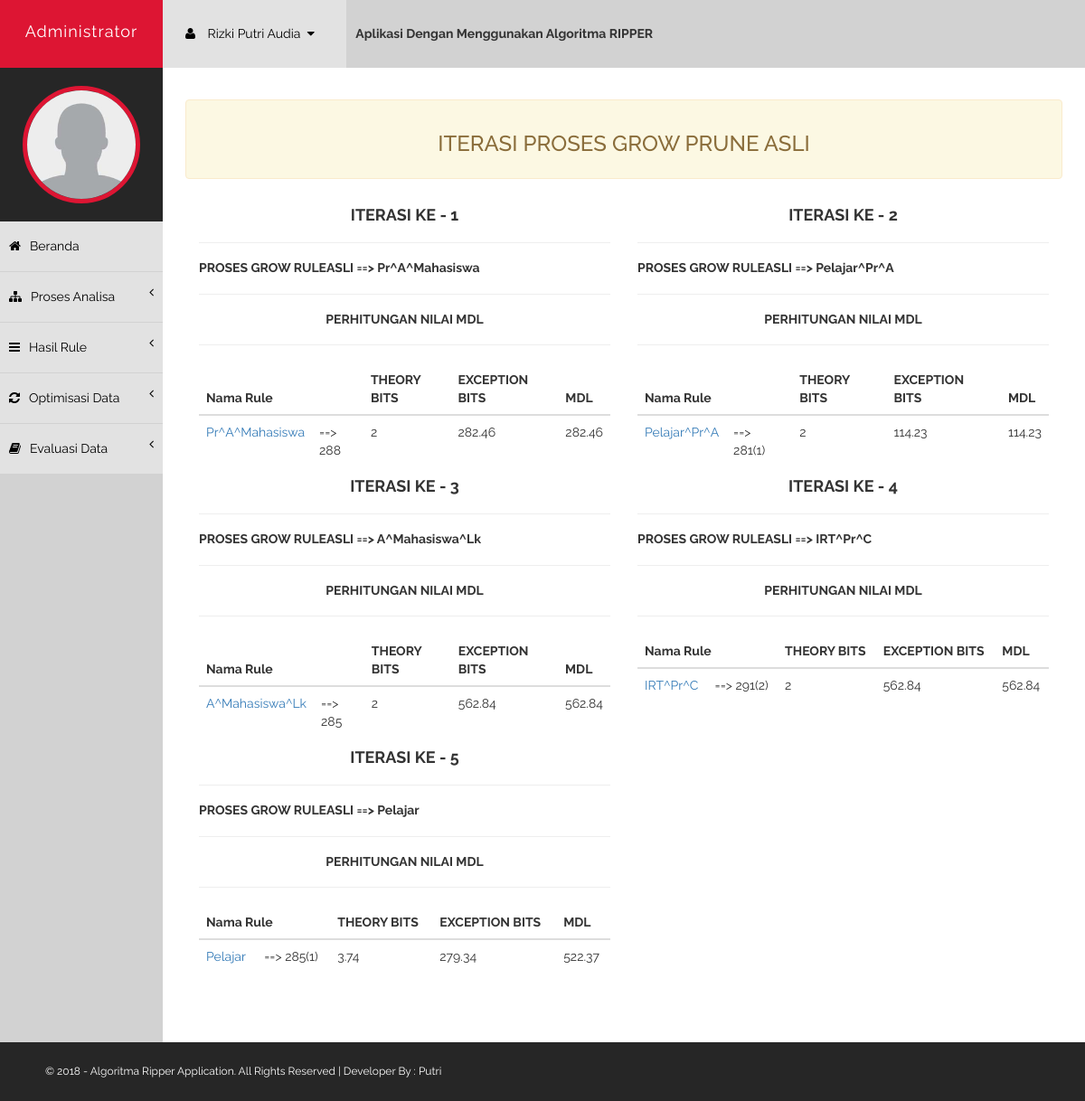
/dashboard/index.php?menu=growasli&tahun=2016 (signed in), run on the app's committed database.
### tables this page shows
CREATE TABLE `user` (
  `id_user` int(4) NOT NULL,
  `username` varchar(50) NOT NULL,
  `password` varchar(50) NOT NULL,
  `nama_lengkap` varchar(100) NOT NULL,
  `jk` varchar(20) NOT NULL,
  `active` double NOT NULL DEFAULT '1',
  `last_login` timestamp NOT NULL DEFAULT CURRENT_TIMESTAMP
);

CREATE TABLE `ruleasli` (
  `id_rule` int(4) NOT NULL,
  `nama_rule` varchar(100) NOT NULL,
  `variabel_item` varchar(100) NOT NULL,
  `data_positif` int(4) NOT NULL,
  `data_negatif` int(4) NOT NULL,
  `data_pasal_positif` int(4) NOT NULL,
  `data_pasal_negatif` int(4) NOT NULL,
  `r0` varchar(30) NOT NULL,
  `gain` varchar(20) NOT NULL,
  `maksimal` int(10) NOT NULL,
  `label` varchar(20) NOT NULL,
  `pasal` varchar(10) NOT NULL DEFAULT '283',
  `tahun` int(4) NOT NULL DEFAULT '283',
  `iterasi` int(1) NOT NULL,
  `status` double NOT NULL DEFAULT '0'
);

### dashboard/growasli.php (the view, shortened to what this page needs)
<div id="page-wrapper" class="page-wrapper-cls">
    <div id="page-inner">
        <div class="row">
            <div class="col-md-12">
                <div class="alert alert-warning">
                    <h3 align="center">ITERASI PROSES GROW PRUNE ASLI</h3>
                </div>
<?php
$tahun=$_GET['tahun'];
include "../koneksi.php";
mysqli_query($connect, "DELETE FROM ruleasli WHERE tahun='$tahun'");
mysqli_query($connect, "DELETE FROM ruleasli WHERE tahun='0'");
mysqli_query($connect, "DELETE FROM hasil_rule WHERE tahun='0'");
mysqli_query($connect, "DELETE FROM hasil_rule WHERE tahun='$tahun' AND label='Grow / Prune Asli'");
    $no=1;
    $cekpasalberlaku=mysqli_query($connect,"SELECT * FROM rule WHERE status='1' AND tahun='$tahun'");
    while($pasalberlaku=mysqli_fetch_array($cekpasalberlaku)) {
        $pasalbaru=$pasalberlaku['pasal'];
        $rule=$pasalberlaku['nama_rule'];
        $a=$pasalberlaku['data_positif'];
        $b=$pasalberlaku['data_negatif'];
        $c=$pasalberlaku['data_pasal_positif'];
        $d=$pasalberlaku['data_pasal_negatif'];
        $labelbaru="pasalke".$no;
            mysqli_query($connect,"INSERT INTO ruleasli (label,pasal,tahun,iterasi,nama_rule,status,data_positif,data_negatif,data_pasal_positif,data_pasal_negatif) values ('$labelbaru','$pasalbaru','$tahun','$no','$rule','1','$a','$b','$c','$d')");
        $no++;
    }
$iterasi=mysqli_query($connect, "SELECT * FROM ruleasli WHERE tahun='$tahun'");
while ($dataiterasi=mysqli_fetch_array($iterasi)) { $itr=$dataiterasi['iterasi']; }
for ($i=1;$i<$itr+1;$i++) {
echo "<div class='table-responsive col-md-6' style='height:300px;'><center><h4><b> ITERASI KE - "; echo $i; echo "</b></h3></center><hr>";
$cek2=mysqli_query($connect, "SELECT * FROM ruleasli WHERE iterasi='$i' AND tahun='$tahun'");
$datacek2=mysqli_fetch_array($cek2);echo "<h5><b>PROSES GROW RULEASLI ==> ";
echo $datacek2['nama_rule'];
echo "</b></h5><hr>";
echo "<center><h5><b>PERHITUNGAN NILAI MDL</b></h5></center><hr>";
                        echo "<table class='table table-hover'>
                            <thead>
                            <tr>
                                <th colspan='2'>Nama Rule</th>
                                <th>THEORY BITS</th>
                                <th>EXCEPTION BITS</th>
                                <th>MDL</th>
                            </tr></thead><tbody>";
                        $a=mysqli_query($connect, "SELECT * FROM ruleasli WHERE status='1' AND tahun='$tahun' AND iterasi='$i'");
                            while ($b=mysqli_fetch_array($a)) {
                            $nama_rule=$b['nama_rule'];
                            $iterasi=$b['iterasi'];
                            $pasalbaru=$b['pasal'];
                            $hit=mysqli_query($connect, "SELECT * FROM datareal WHERE tahun='$tahun'");
                            $n=mysqli_num_rows($hit);
                            $r=$b['data_pasal_positif']+1+$b['data_pasal_negatif']+1;
                            $fp=$b['data_pasal_positif'];
                            $fn=$b['data_negatif']+1;
                            $log=0.69314718055994530942;
                            $k=3;
                            $p=$k/3; $ntot=$n-$r;
                            $explode=explode("^",$nama_rule);
                            $sizeof=sizeof($explode);
                            if ($sizeof==1) {
                                $theory=3.74;
                            }
                            if ($sizeof==3) {
                                $theory=2;
                            }
                                echo "<tr>";
                                    echo "<td><a title='Jumlah data terpenuhi (r) : $r data, false negatif (fn) : $fn data, false positif (fp) : $fp data, (n - r) : $n - $r = $ntot data'>"; echo $b['nama_rule']; echo "</a></td>";
                                    echo "<td>==> "; echo $b['pasal']; echo "</td>";
                                    echo "<td>"; echo $theory; number_format(($k+(-$k)*$log*$p-(3-$k)*$log*(1-$p)),2); echo "</td>";
                                    echo "<td>"; echo $exception=number_format(($log*($r/$fp)+$log*($ntot/$fn)),2); echo "</td>";
                                    echo "<td>"; echo $mdl=number_format((0.5*$theory*$exception),2); echo "</td>";
                                echo "</tr>";
                        mysqli_query($connect,"INSERT INTO hasil_rule (nama_rule,theory,exception,mdl,iterasi,label,tahun,pasal) values ('$nama_rule','$theory','$exception','$mdl','$iterasi','Grow / Prune Asli','$tahun','$pasalbaru')");
                        }
                           echo "</tbody></table>";
    echo "</div>";
}
?>
            </div>
        </div>
    </div>
</div>

### dashboard/index.php (shortened to what this page needs)
<?php
if(!isset($_SESSION['id_user'])){
echo"<script>document.location.href='../index.php'</script>";
}
else {
include "../koneksi.php";
$q=mysqli_query($connect, "SELECT * FROM user where id_user='".$_SESSION['id_user']."' and active='1'");
while($d=mysqli_fetch_array($q))
    {
      $nama=$d['nama_lengkap'];
}
?>
<!DOCTYPE html>
<html xmlns="http://www.w3.org/1999/xhtml">
<head>
    <link href="../assets/css/bootstrap.css" rel="stylesheet" />
    <link href="../assets/css/font-awesome.css" rel="stylesheet" />
    <link href="../assets/css/style.css" rel="stylesheet" />
</head>
<body>
    <div id="wrapper">
        <nav class="navbar navbar-default navbar-cls-top " role="navigation" style="margin-bottom: 0">
            <div class="navbar-header">
                <a  class="navbar-brand" href="index.php?menu=home">Administrator</a>
            </div>
            <div class="notifications-wrapper">
            <ul class="nav">
                <li class="dropdown">
                    <a class="dropdown-toggle" data-toggle="dropdown" href="#">
                        <i class="fa fa-user"></i> <?php echo $nama; ?> &nbsp;<i class="fa fa-caret-down"></i>
                    </a>
                </li>
                <li><h5> &nbsp; <b>Aplikasi Dengan Menggunakan Algoritma RIPPER</b></h5></li>
            </ul>
            </div>
        </nav>
        <nav  class="navbar-default navbar-side" role="navigation">
            <div class="sidebar-collapse">
                <ul class="nav" id="main-menu">
                    <li>
                        <div class="user-img-div">
                            <img src="../assets/img/user.png" class="img-circle" />
                        </div>
                    </li>
                    <li><a href="index.php?menu=home"><i class="fa fa-home"></i>Beranda</a></li>
                    <li>
                        <a href="#"><i class="fa fa-sitemap "></i>Proses Analisa <span class="fa arrow"></span></a>
                    </li>
                    <li>
                        <a href="#"><i class="fa fa-bars"></i>Hasil Rule <span class="fa arrow"></span></a>
                    </li>
                    <li>
                        <a href="#"><i class="fa fa-refresh"></i>Optimisasi Data<span class="fa arrow"></span></a>
                    </li>
                    <li>
                        <a href="#"><i class="fa fa-book"></i>Evaluasi Data <span class="fa arrow"></span></a>
                    </li>
                </ul>
            </div>
        </nav>
                <?php
                if (isset($_GET['menu'])){
                    $menu=$_GET['menu'];
                    if($menu=="growasli"){include "growasli.php";}
                    if($menu=="ubah_pass"){include "ubah_pass.php";}}
                else{include"home.php";}
                ?>
        </div>
    <footer>© 2018 - Algoritma Ripper Application. All Rights Reserved | Developer By : Putri</footer>
</body>
</html>
<?php } ?>

### assets/css/style.css (style rules this page uses)
body { font-family: 'Raleway', sans-serif; line-height:25px; font-size:14px; }
#wrapper { width: 100%; background: #d2d2d2; }
#page-wrapper { padding: 15px 15px; min-height: 800px; background: #fff; }
#page-inner { width: 100%; margin: 10px 20px 10px 0px; background-color: #fff!important; padding: 10px; min-height: 800px; }
.navbar-cls-top .navbar-brand { color: #fff; background: #DD1533; width: 180px; text-align: center; height: 75px; font-size: 18px; letter-spacing: 1px; padding-top: 25px; }
.user-img-div { min-height: 130px; padding: 20px; background-color: #262626; text-align:center; }
.user-img-div img { height: 130px; border: 5px solid #DD1533; }
.arrow { float: right; }
.fa.arrow:before { content: "\f104"; }
.sidebar-collapse, .sidebar-collapse .nav { background: none; }
.sidebar-collapse .nav { padding: 0; }
.sidebar-collapse .nav > li > a { color: #000; background: #E2E2E2; text-shadow: none; border-bottom: 1px solid #D2D2D2; }
.sidebar-collapse > .nav > li > a { padding: 15px 10px; }
.navbar-side { border: none; background-color: #202020; }
.navbar-cls-top { background: #262626; border-bottom: none; }
.navbar-default { border: 0px solid black; }
.navbar-header { background: #000000; }
.nav > li > a > i { margin-right: 10px; }
.notifications-wrapper { margin-left:3px; }
.notifications-wrapper .nav { background-color: #D2d2d2; }
.notifications-wrapper li { display: inline-block; }
.notifications-wrapper li a { padding: 25px; min-height: 50px; }
.notifications-wrapper .nav > li > a { background-color: #E2E2E2; color:#000; }
footer { background-color:#262626; padding:20px 50px; color:#fff; font-size:12px; }
@media (min-width:768px) { .page-wrapper-cls { margin: 0 0 0 180px; } }
@media (min-width:768px) { .navbar-side { z-index: 1; position: absolute; width: 180px; } }
@media (min-width:768px) { .navbar { border-radius: 0px; } }

### data on the page
user: nama_lengkap "Rizki Putri Audia"
ruleasli: nama_rule "Pr^A^Mahasiswa", pasal "288", nama_rule "2", $exception=number_format(($log*($r/$fp)+$log*($ntot/$fn)),2) "282.46", $mdl=number_format((0.5*$theory*$exception),2) "282.46"
ruleasli: nama_rule "Pelajar^Pr^A", pasal "281(1)", nama_rule "2", $exception=number_format(($log*($r/$fp)+$log*($ntot/$fn)),2) "114.23", $mdl=number_format((0.5*$theory*$exception),2) "114.23"
ruleasli: nama_rule "A^Mahasiswa^Lk", pasal "285", nama_rule "2", $exception=number_format(($log*($r/$fp)+$log*($ntot/$fn)),2) "562.84", $mdl=number_format((0.5*$theory*$exception),2) "562.84"
ruleasli: nama_rule "IRT^Pr^C", pasal "291(2)", nama_rule "2", $exception=number_format(($log*($r/$fp)+$log*($ntot/$fn)),2) "562.84", $mdl=number_format((0.5*$theory*$exception),2) "562.84"
ruleasli: nama_rule "Pelajar", pasal "285(1)", nama_rule "3.74", $exception=number_format(($log*($r/$fp)+$log*($ntot/$fn)),2) "279.34", $mdl=number_format((0.5*$theory*$exception),2) "522.37"
